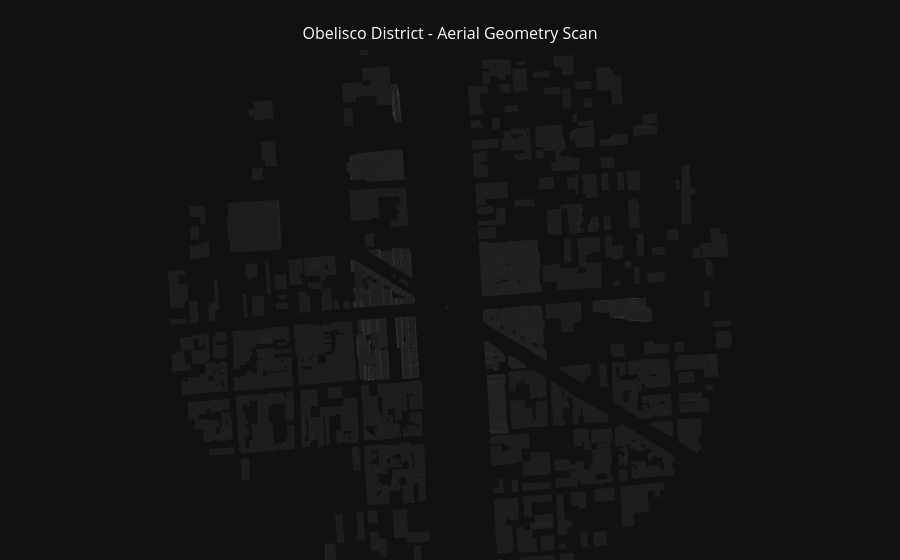

This figure's notebook cell:
### Code cell
#@title ── 2. 3D Visualization { display-mode: "form" }
import plotly.graph_objects as go

def plot_urban_geometry(scene):
    fig = go.Figure()

    for obs in scene.obstacles:
        # We use MeshObstacle properties (vertices and faces)
        # The current osm.py generates MeshObstacles
        if hasattr(obs, 'vertices') and hasattr(obs, 'faces'):
            v = obs.vertices
            f = obs.faces
            
            fig.add_trace(go.Mesh3d(
                x=v[:, 0], y=v[:, 1], z=v[:, 2],
                i=f[:, 0], j=f[:, 1], k=f[:, 2],
                opacity=0.7,
                color='#555555',
                flatshading=True,
                name=obs.material,
                lighting=dict(ambient=0.4, diffuse=0.8)
            ))

    fig.update_layout(
        template="plotly_dark",
        scene=dict(
            xaxis=dict(visible=False),
            yaxis=dict(visible=False),
            zaxis=dict(visible=False),
            aspectmode='data',
            camera=dict(
                eye=dict(x=0.0, y=0.0, z=2.0), # Aerial / Nadir view
                center=dict(x=0, y=0, z=0),
                up=dict(x=0, y=1, z=0)
            )
        ),
        margin=dict(l=0, r=0, b=0, t=50),
        title=dict(
            text="Scene",
            x=0.5, y=0.95, font=dict(size=16, color="#ffffff")
        )
    )
    fig.show()

plot_urban_geometry(scene)
